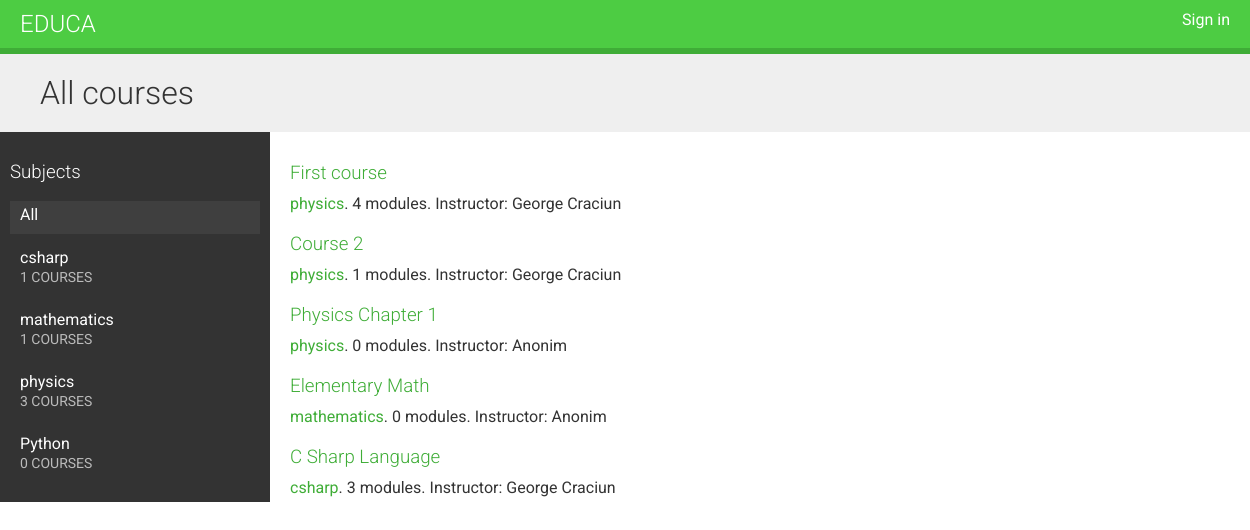
The page / on the database its author committed.
### courses/models.py (models this page shows, shortened)
class Subject(models.Model):
    title = models.CharField(max_length=200)
    slug = models.SlugField(max_length=200, unique=True)
    class Meta:
        ordering = ['title']
    def __str__(self):
        return self.title

class Course(models.Model):
    owner = models.ForeignKey(User,
        related_name='courses_created',
        on_delete=models.CASCADE)
    subject = models.ForeignKey(Subject,
    related_name='courses',
    on_delete=models.CASCADE)
    title = models.CharField(max_length=200)
    slug = models.SlugField(max_length=200, unique=True)
    overview = models.TextField()
    created = models.DateTimeField(auto_now_add=True)
    students=models.ManyToManyField(User,related_name='courses_joined',blank=True)
    class Meta:
        ordering = ['-created']

### courses/views.py (the view)
# urls.py: path('', CourseListView.as_view(), name='course_list'),
class CourseListView(TemplateResponseMixin,View):
    model=Course
    template_name='courses/course/list.html'
    def get(self,request,subject=None):
        subjects = cache.get('all_subjects')
        if not subjects:
            subjects = Subject.objects.annotate(
                                                total_courses=Count('courses'))
            cache.set('all_subjects', subjects)
        all_courses = Course.objects.annotate(
                        total_modules=Count('modules'))
        if subject:
            subject=get_object_or_404(Subject,slug=subject)
            key = f'subject_{subject.id}_courses'
            courses = cache.get(key)
            if not courses:
                courses = all_courses.filter(subject=subject)
                cache.set(key, courses)
        else:
            courses = cache.get('all_courses')
            if not courses:
                courses = all_courses
                cache.set('all_courses', courses)
        return self.render_to_response({'subjects':subjects,
                                        'subject':subject,
                                        'courses':courses})

### courses/templates/courses/course/list.html (shortened to what this page needs)
{% extends "base.html" %}
{% block content %}
    <h1>
        {% if subject %}
            {{ subject.title }} courses
        {% else %}
            All courses
        {% endif %}
    </h1>
    <div class="contents">
        <h3>Subjects</h3>
        <ul id="modules">
            <li {% if not subject %} class="selected" {% endif %}>
                <a href="{% url 'course_list' %}">All</a>
            </li>
            {% for s in subjects %}
                <li {% if subject == s %} class="selected" {% endif %}>
                <a href="{% url 'course_list_subject' s.slug %}">
                    {{ s.title }}
                <br><span>{{ s.total_courses }} courses</span>
                </a>
                </li>
            {% endfor %}
        </ul>
    </div>
    <div class="module">
        {% for course in courses %}
            {% with subject=course.subject %}
                <h3>
                    <a href="{% url 'course_detail' course.slug %}">
                        {{ course.title }}
                    </a>
                </h3>
                <p>
                    <a href="{% url 'course_list_subject' subject.slug %}">
                    {{subject }}</a>.
                    {{ course.total_modules }} modules.
                    Instructor: {{ course.owner.get_full_name }}
                </p>
            {% endwith %}
        {% endfor %}
    </div>
{% endblock %}

### courses/static/css/base.css (style rules this page uses)
body { margin:0; font-family:'Roboto', sans-serif; font-weight:400; color:#333; }
a { color:#3fad37; text-decoration:none; }
ul { float:left; }
h1, h2, h3, h4, h5, h6 { font-family:'Roboto', sans-serif; font-weight:300; }
h1 { background:#efefef; width:100%; overflow:auto; padding:20px 0 20px 40px; margin:0; }
.module { padding:10px 20px; float:left; width:600px; }
.module h3 { margin:20px 0 0; padding:0; width:100%; }
.module p { margin:10px 0 20px; width:100%; float:left; }
.contents { width:20%; padding:10px; float:left; background:#333; color: #fff; font-family:'Roboto', sans-serif; }
.contents ul { list-style:none; margin:0; padding:0; width:100%; }
.contents ul li { margin:0 0 10px 0; padding:4px 10px 10px; overflow:auto; cursor:move; }
.contents ul li.selected { background:#3f3f3f; }
.contents ul span { text-transform:uppercase; color:#bbb; font-size:14px; }
.contents ul a { display:block; color:#fff; text-decoration:none; }

### rows shown on the page
Subject: title "csharp", total_courses "1"
Subject: title "mathematics", total_courses "1"
Subject: title "physics", total_courses "3"
Subject: title "Python", total_courses "0"
Course: title "First course", subject "physics", total_modules "4", owner.get_full_name "George Craciun"
Course: title "Course 2", subject "physics", total_modules "1", owner.get_full_name "George Craciun"
Course: title "Physics Chapter 1", subject "physics", total_modules "0", owner.get_full_name "Anonim"
Course: title "Elementary Math", subject "mathematics", total_modules "0", owner.get_full_name "Anonim"
Course: title "C Sharp Language", subject "csharp", total_modules "3", owner.get_full_name "George Craciun"
